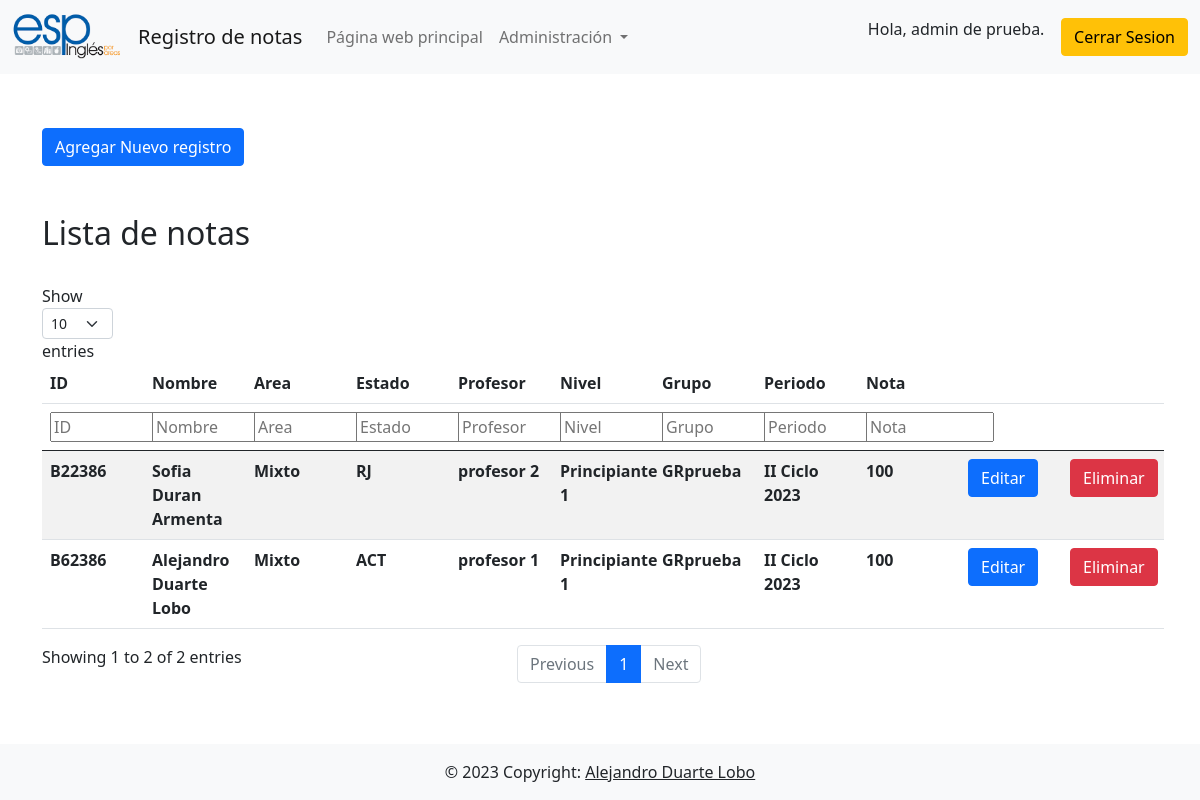
/notas.php (signed in), run on the app's committed database.
### tables this page shows
CREATE TABLE notas (
  id_nota  INT PRIMARY KEY NOT NULL AUTO_INCREMENT, 
  id_estudiante varchar(9),
  id_area integer,
  id_profesor integer,
  id_nivel integer,
  nombre_grupo varchar(10),
  periodo varchar(30),
  nota integer,
  FOREIGN KEY  fk_notas_estudiante (id_estudiante) REFERENCES estudiante(id),
  FOREIGN KEY  fk_notas_area (id_profesor) REFERENCES profesor(id),
  FOREIGN KEY  fk_notas_profesor (id_area) REFERENCES area(id),
  FOREIGN KEY  fk_notas_nivel (id_nivel) REFERENCES nivel(id)
);

CREATE TABLE estudiante (
  id varchar(9) PRIMARY KEY NOT NULL,
  nombre_estudiante varchar(50),
  correo_estudiante varchar(50),
  telefono_estudiante varchar(8),
  estado_estudiante varchar(5)
);

CREATE TABLE area (
  id INT PRIMARY KEY NOT NULL AUTO_INCREMENT,
  nombre_area varchar(20)
);

CREATE TABLE profesor (
  id INT PRIMARY KEY NOT NULL AUTO_INCREMENT,
  nombre_profesor varchar(50),
  correo_profesor varchar(50),
  telefono_profesor varchar(8)
);

CREATE TABLE nivel (
  id INT PRIMARY KEY NOT NULL AUTO_INCREMENT,
  nombre_nivel varchar(20)
);

### php/query_notas.php (called while the page is built)
<?php
if (isset($_SESSION['username']) && isset($_SESSION['id'])) {
    $sql = "SELECT * FROM notas
            JOIN estudiante ON (estudiante.id = notas.id_estudiante)
            JOIN area ON (area.id = notas.id_area)
            JOIN profesor ON (profesor.id = notas.id_profesor)
            JOIN nivel ON (nivel.id = notas.id_nivel)
            ORDER BY id_estudiante ASC";
    $res = mysqli_query($conn, $sql);
}else{
	header("Location: login.php");
}

### notas.php (the view, shortened to what this page needs)
<?php
if (isset($_SESSION['username']) && isset($_SESSION['id']) && $_SESSION['role'] == 'admin') {
    include "php/db_conn.php";
    include "php/query_notas.php";
    ?>
    <!DOCTYPE html>
    <html lang="es">
    <head>
        <link href="bootstrap5/css/bootstrap.min.css" rel="stylesheet">
        <link rel="stylesheet" href="css/style.css">
    </head>
    <body>
        <header>
            <nav class="navbar navbar-expand-sm bg-light navbar-light fixed-top">
                <div class="container-fluid">
                    <a class="navbar-brand" href="index.php">
                        <img src="img/logoESP.png" alt="" width="110" height="48">
                    </a>
                    <a class="navbar-brand" href="index.php">Registro de notas </a>
                    <div class="collapse navbar-collapse" id="mynavbar">
                        <ul class="navbar-nav me-auto">
                            <li class="nav-item">
                                <a class="nav-link" href="https://www.inglesporareas.ucr.ac.cr/">Página web principal</a>
                            </li>
                            <?php if (isset($_SESSION['username']) && isset($_SESSION['id']) && ($_SESSION['role'] == 'admin')) { ?>
                                <li class="nav-item dropdown">
                                    <a class="nav-link dropdown-toggle" href="#" id="navbarDarkDropdownMenuLink" role="button"
                                        data-bs-toggle="dropdown" aria-expanded="false">
                                        Administración
                                    </a>
                                </li>
                            <?php } ?>
                        </ul>
                        <?php if (isset($_SESSION['username']) && isset($_SESSION['id']) && ($_SESSION['role'] == 'admin' || $_SESSION['role'] == 'user')) {
                            echo ("<p style=\"margin-left:=2.5em;\"> Hola, " . $_SESSION['name'] . ".&nbsp;&nbsp;&nbsp;&nbsp;</p> "); ?>
                            <a class="btn btn-warning" href="logout.php" role="button">Cerrar Sesion</a>
                        <?php } else { ?>
                            <a class="btn btn-primary" href="login.php" role="button">Iniciar Sesion</a>
                        <?php } ?>
                    </div>
                </div>
            </nav>
        </header>
        <div class="container" style="margin-top: 80px;">
            <br><br>
            <a class="btn btn-primary" href="agregar_nota.php" role="button">Agregar Nuevo registro</a>
            <br><br><br>
        </div>
        <div class="container" style="margin-bottom: 80px;">
            <h2>Lista de notas</h2>
            <br>
            <table id="tabla-notas" class=" table table-striped table-hover">
                <thead>
                    <tr>
                        <th>ID</th>
                        <th>Nombre</th>
                        <th>Area</th>
                        <th>Estado</th>
                        <th>Profesor</th>
                        <th>Nivel</th>
                        <th>Grupo</th>
                        <th>Periodo</th>
                        <th>Nota</th>
                        <th id="tabla-boton"></th>
                        <th id="tabla-boton"></th>
                    </tr>
                </thead>
                <tbody>
                    <tr>
                        <?php
                        while ($row = mysqli_fetch_array($res)): ?>
                            <th>
                                <?= $row['id_estudiante'] ?>
                            </th>
                            <th>
                                <?= $row['nombre_estudiante'] ?>
                            </th>
                            <th>
                                <?= $row['nombre_area'] ?>
                            </th>
                            <th>
                                <?= $row['estado_estudiante'] ?>
                            </th>
                            <th>
                                <?= $row['nombre_profesor'] ?>
                            </th>
                            <th>
                                <?= $row['nombre_nivel'] ?>
                            </th>
                            <th>
                                <?= $row['nombre_grupo'] ?>
                            </th>
                            <th>
                                <?= $row['periodo'] ?>
                            </th>
                            <th>
                                <?= $row['nota'] ?>
                            </th>
                            <th><a class="btn btn-primary"
                                    href="update_nota.php?id=<?= $row['id_nota'] ?>">Editar</a></th>
                            <th><a class="btn btn-danger"
                                    href="php/delete_nota.php?id=<?= $row['id_nota'] ?>"
                                    onclick="return confirm('Realmente quiere eliminar esta entrada? Los datos en el registro de notas pueden depender de esta.')">Eliminar</a>
                            </th>
                        </tr>
                    <?php endwhile; ?>
                </tbody>
            </table>
        </div>
        <footer class="bg-light text-center text-lg-start fixed-bottom">
            <div class="text-center p-3">
                © 2023 Copyright:
                <a class="text-dark">Alejandro Duarte Lobo</a>
            </div>
        </footer>
    </body>
    </html>
<?php } else {
    header("Location: login.php");
} ?>

### css/style.css (style rules this page uses)
.table { table-layout: fixed; width: 100%; }

### data on the page
notas: id_estudiante "B22386", id_estudiante.nombre_estudiante "Sofia Duran Armenta", id_area.nombre_area "Mixto", id_estudiante.estado_estudiante "RJ", id_profesor.nombre_profesor "profesor 2", id_nivel.nombre_nivel "Principiante 1", nombre_grupo "GRprueba", periodo "II Ciclo 2023", nota "100"
notas: id_estudiante "B62386", id_estudiante.nombre_estudiante "Alejandro Duarte Lobo", id_area.nombre_area "Mixto", id_estudiante.estado_estudiante "ACT", id_profesor.nombre_profesor "profesor 1", id_nivel.nombre_nivel "Principiante 1", nombre_grupo "GRprueba", periodo "II Ciclo 2023", nota "100"

### other printed values
$_SESSION['name'] "admin de prueba"
